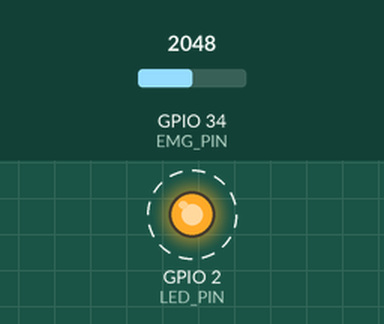
Simulated run of this sketch. Board: ESP32. Shown: output pins drawn as LEDs (lit = HIGH). Dashed ring = blinking. The inputs (shaded band) are chosen by the test bench; at power-on: GPIO 34 (EMG_PIN) = 2048. WiFi joins after 1.5 s; servers stay silent unless stated; uploads are accepted with an empty reply; what the sketch prints to the serial monitor is not drawn.

Above: at 2.9 s.
Timing chart, 0 to 5.5 s (numbered marks = the images above):
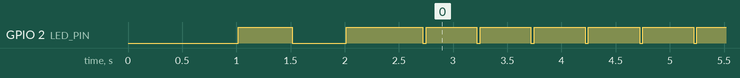

The sketch:

emg_analyzer_real.ino
```cpp
// (licence header left out)
#include <WiFi.h>
#include <HTTPClient.h>
#include <ArduinoJson.h>

// ============================================
// CONFIGURATION - CHANGE THESE VALUES!
// ============================================

// Your WiFi credentials
const char* WIFI_SSID = "YOUR_WIFI_NAME";        // <-- Change this!
const char* WIFI_PASSWORD = "YOUR_WIFI_PASSWORD"; // <-- Change this!

// Server URL
// Local testing: "http://YOUR_COMPUTER_IP:3000/api/sensor-data"
// Vercel: "https://your-app.vercel.app/api/sensor-data"
const char* SERVER_URL = "http://192.168.1.100:3000/api/sensor-data"; // <-- Change this!

// How often to send data (in milliseconds)
const int SEND_INTERVAL = 500;  // 500ms = 2 times per second

// ============================================
// Pin Definitions
// ============================================
const int EMG_PIN = 34;    // Analog input for EMG sensor (ADC1)
const int LED_PIN = 2;     // Built-in LED for status

// ============================================
// Timing
// ============================================
unsigned long lastSendTime = 0;

// ============================================
// EMG Filtering (optional)
// ============================================
const bool USE_FILTER = true;  // Set to false for raw readings
const int FILTER_SAMPLES = 10;
int filterBuffer[FILTER_SAMPLES];
int filterIndex = 0;
int filterTotal = 0;
bool filterReady = false;

// ============================================
// SETUP FUNCTION
// ============================================
void setup() {
  Serial.begin(115200);
  delay(1000);

  Serial.println();
  Serial.println("========================================");
  Serial.println("   EMG Analyzer - Real Sensor Mode");
  Serial.println("========================================");
  Serial.println();

  Serial.print("EMG Pin: GPIO ");
  Serial.println(EMG_PIN);
  Serial.print("Filter: ");
  Serial.println(USE_FILTER ? "Enabled (Moving Average)" : "Disabled (Raw)");
  Serial.println();

  pinMode(LED_PIN, OUTPUT);
  pinMode(EMG_PIN, INPUT);
  digitalWrite(LED_PIN, LOW);

  for (int i = 0; i < FILTER_SAMPLES; i++) {
    filterBuffer[i] = 0;
  }

  connectToWiFi();

  Serial.println("Setup complete! Starting data transmission...");
  Serial.println();
}

// ============================================
// MAIN LOOP
// ============================================
void loop() {
  if (WiFi.status() != WL_CONNECTED) {
    Serial.println("WiFi disconnected! Reconnecting...");
    connectToWiFi();
  }

  unsigned long currentTime = millis();
  if (currentTime - lastSendTime >= SEND_INTERVAL) {
    lastSendTime = currentTime;

    int emgValue = readEMG();
    sendEMGData(emgValue);
  }
}

// ============================================
// WiFi Connection Function
// ============================================
void connectToWiFi() {
  Serial.print("Connecting to WiFi: ");
  Serial.println(WIFI_SSID);

  WiFi.begin(WIFI_SSID, WIFI_PASSWORD);

  int attempts = 0;
  while (WiFi.status() != WL_CONNECTED && attempts < 30) {
    digitalWrite(LED_PIN, !digitalRead(LED_PIN));
    delay(500);
    Serial.print(".");
    attempts++;
  }

  if (WiFi.status() == WL_CONNECTED) {
    Serial.println();
    Serial.println("WiFi connected!");
    Serial.print("IP Address: ");
    Serial.println(WiFi.localIP());
    Serial.println();
    digitalWrite(LED_PIN, HIGH);
  } else {
    Serial.println();
    Serial.println("Failed to connect to WiFi!");
    digitalWrite(LED_PIN, LOW);
  }
}

// ============================================
// Read EMG Sensor
// ============================================
int readEMG() {
  int rawValue = analogRead(EMG_PIN);

  if (!USE_FILTER) {
    return rawValue;
  }

  filterTotal -= filterBuffer[filterIndex];
  filterBuffer[filterIndex] = rawValue;
  filterTotal += filterBuffer[filterIndex];
  filterIndex = (filterIndex + 1) % FILTER_SAMPLES;

  if (filterIndex == 0) {
    filterReady = true;
  }

  if (filterReady) {
    return filterTotal / FILTER_SAMPLES;
  }

  return rawValue;
}

// ============================================
// Send EMG Data to Server
// ============================================
void sendEMGData(int emg) {
  HTTPClient http;
  http.begin(SERVER_URL);
  http.addHeader("Content-Type", "application/json");

  StaticJsonDocument<100> doc;
  doc["emg"] = emg;
  doc["timestamp"] = millis();

  String jsonString;
  serializeJson(doc, jsonString);

  Serial.print("Sending: EMG=");
  Serial.println(emg);

  int httpResponseCode = http.POST(jsonString);

  if (httpResponseCode > 0) {
    Serial.print("OK (");
    Serial.print(httpResponseCode);
    Serial.println(")");

    digitalWrite(LED_PIN, LOW);
    delay(30);
    digitalWrite(LED_PIN, HIGH);
  } else {
    Serial.print("FAILED! Code: ");
    Serial.print(httpResponseCode);
    Serial.print(" (");
    Serial.print(HTTPClient::errorToString(httpResponseCode));
    Serial.println(")");
  }

  http.end();
}

/*
 * ============================================
 * WIRING REFERENCE
 * ============================================
 *
 * ESP32 GPIO Reference:
 * - GPIO 34: ADC1_CH6 (input only, no pull-up)
 * - GPIO 2: Built-in LED on most boards
 *
 * EMG Sensor (e.g., MyoWare, AD8232):
 * +--------+     +---------+
 * | EMG    |     | ESP32   |
 * |--------|     |---------|
 * | VCC    |---->| 3.3V    |
 * | GND    |---->| GND     |
 * | OUTPUT |---->| GPIO 34 |
 * +--------+     +---------+
 *
 * ============================================
 * TROUBLESHOOTING
 * ============================================
 *
 * "EMG readings stuck at 0 or 4095":
 *   - Check EMG sensor power
 *   - Verify GPIO 34 connection
 *   - Make sure electrodes are properly placed
 *
 * "Noisy EMG readings":
 *   - Set USE_FILTER to true
 *   - Increase FILTER_SAMPLES for more smoothing
 *   - Check electrode placement and skin preparation
 *   - Keep wires away from power sources
 *
 * "Data not appearing on website":
 *   - Verify SERVER_URL is correct
 *   - Check that both ESP32 and server are on same network
 *   - Look at Serial Monitor for error messages
 */
```

Measured:
- by itself, GPIO 2 (LED_PIN): goes LOW 0.50 s, HIGH 0.70 s, 254 × (LOW 0.03 s, HIGH 0.47 s), LOW 0.03 s, then HIGH
